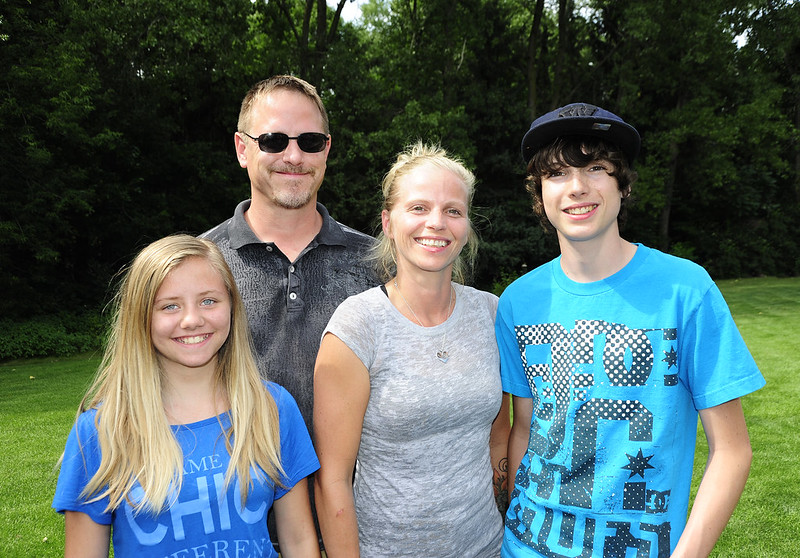
#> input picture docs/face/family2.jpg, 800 x 558 px
$ python face2.py
#> lines starting #> are read from the running program, lines starting #| are printed output that depends on the picture; after the words box and inside, x2 and y2 are one past the last pixel; in counts of white or black regions, pixels touching at a corner belong together
import cv2 as cv

print(cv.__version__)
RED = (0, 0, 255)
scaleFactor = 1.1
minNeighbors = 5
minSize = (30, 30)

def detect():
    rects = face_detector.detectMultiScale(gray,
        scaleFactor=scaleFactor,
        minNeighbors=minNeighbors,
        minSize=minSize,
        flags=cv.CASCADE_SCALE_IMAGE)

    print(f'found {len(rects)} face(s)')

    img = img0.copy()
    for rect in rects:
        cv.rectangle(img, rect, RED, 2)
    cv.imshow('window', img)

def trackbar(x):
    global minSize, minNeighbors, scaleFactor
    i = cv.getTrackbarPos('size','window')
    d = (24, 30, 60, 120)[i]
    minSize = (d, d)

    n = cv.getTrackbarPos('neighbors','window') + 1
    minNeighbors = n

    i = cv.getTrackbarPos('scale','window')
    s = (1.05, 1.1, 1.4, 2)[i]
    scaleFactor

    text = f'minNeighbors={n}, minSize={d}, scaleFactor={s}'
    cv.displayOverlay('window', text)
    detect()

img0 = cv.imread('family2.jpg')
#> img0 is the input picture: shape (558, 800, 3); mean B, G, R 97.9, 103.8, 87.5
img = img0.copy()
gray = cv.cvtColor(img, cv.COLOR_BGR2GRAY)
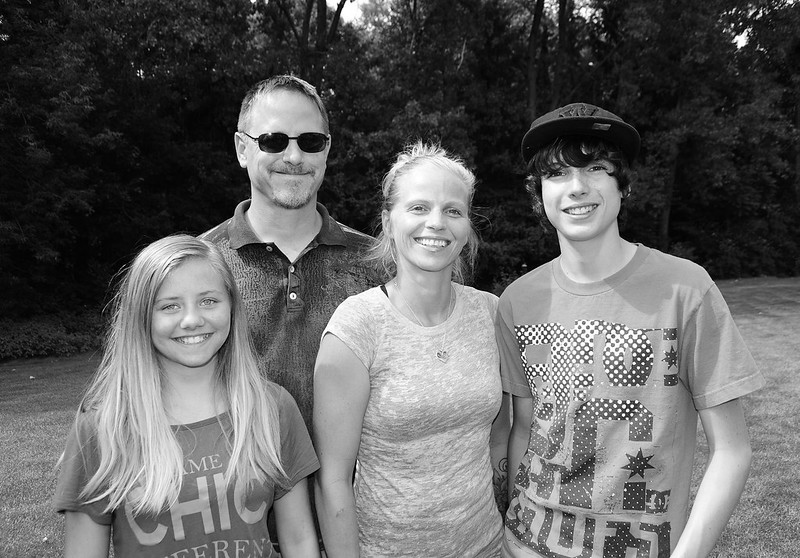
#> gray: shape (558, 800); min 0, max 255, mean 98.3

path = 'cascades/haarcascade_frontalface_default.xml'
face_detector = cv.CascadeClassifier(path)

detect()
#> in detect, `rects = face_detector.detectMultiScale(gray, scaleFactor=scaleFactor, ..`: rects = [[384, 173, 90, 90], [532, 140, 90, 90], [144, 268, 94, 94], [240, 100, 107, 107], [78, 259, 248, 248]]
#| found 5 face(s)
#> the loop in detect, `for rect in rects:` made 5 passes
#> after the loop in detect, `for rect in rects:`:
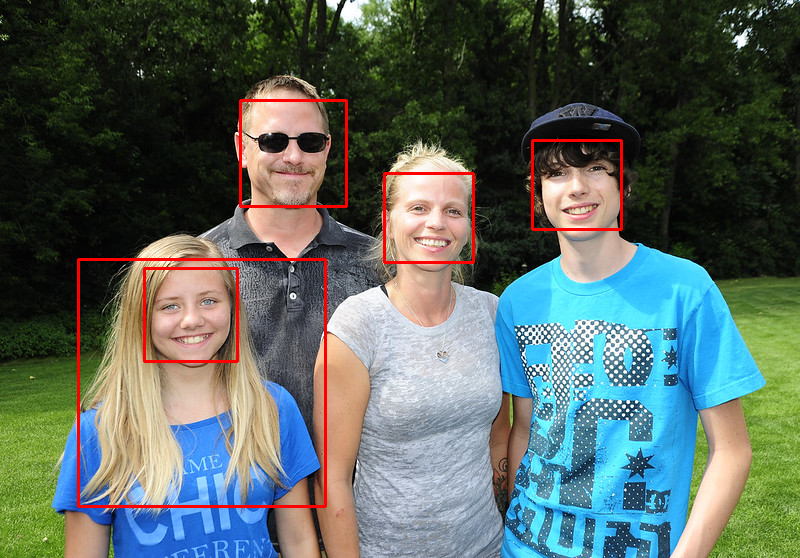
#> img: shape (558, 800, 3); 1.67% of pixels changed, all inside (x1, y1, x2, y2) = (77, 99, 623, 508)

cv.createTrackbar('neighbors', 'window', 0, 10, trackbar)
cv.createTrackbar('size', 'window', 0, 3, trackbar)
cv.createTrackbar('scale', 'window', 0, 3, trackbar)
cv.waitKey(0)

$ run again, with docs/face/faces.jpg copied over docs/face/family2.jpg
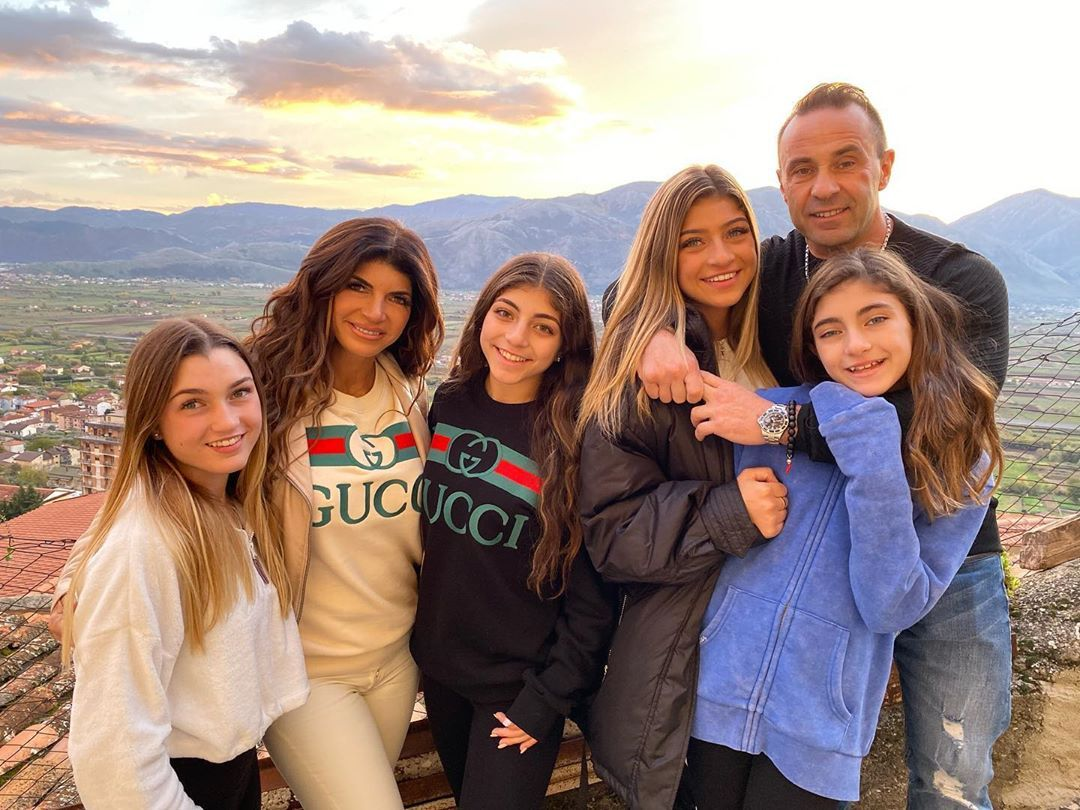
#> input picture docs/face/faces.jpg, 1080 x 810 px
#> img0 is the input picture: shape (810, 1080, 3); mean B, G, R 131.2, 139.1, 159.7
#> `gray = cv.cvtColor(img, cv.COLOR_BGR2GRAY)`:
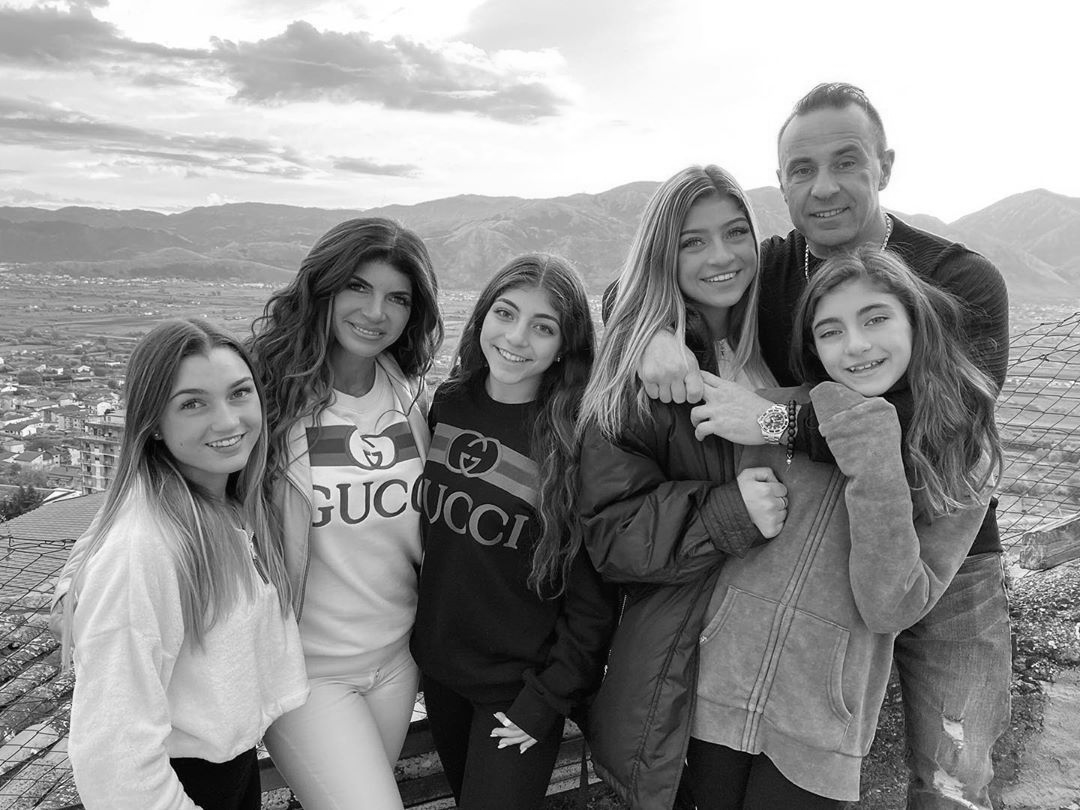
#> gray: shape (810, 1080); min 0, max 255, mean 144.4
#> rects = [[666, 199, 104, 104], [332, 260, 91, 91], [473, 282, 99, 99], [767, 122, 117, 117], [799, 279, 117, 117], [156, 351, 124, 124], [271, 372, 187, 187]]
#| found 7 face(s)
#> the loop in detect, `for rect in rects:` made 7 passes
#> after the loop in detect, `for rect in rects:`:
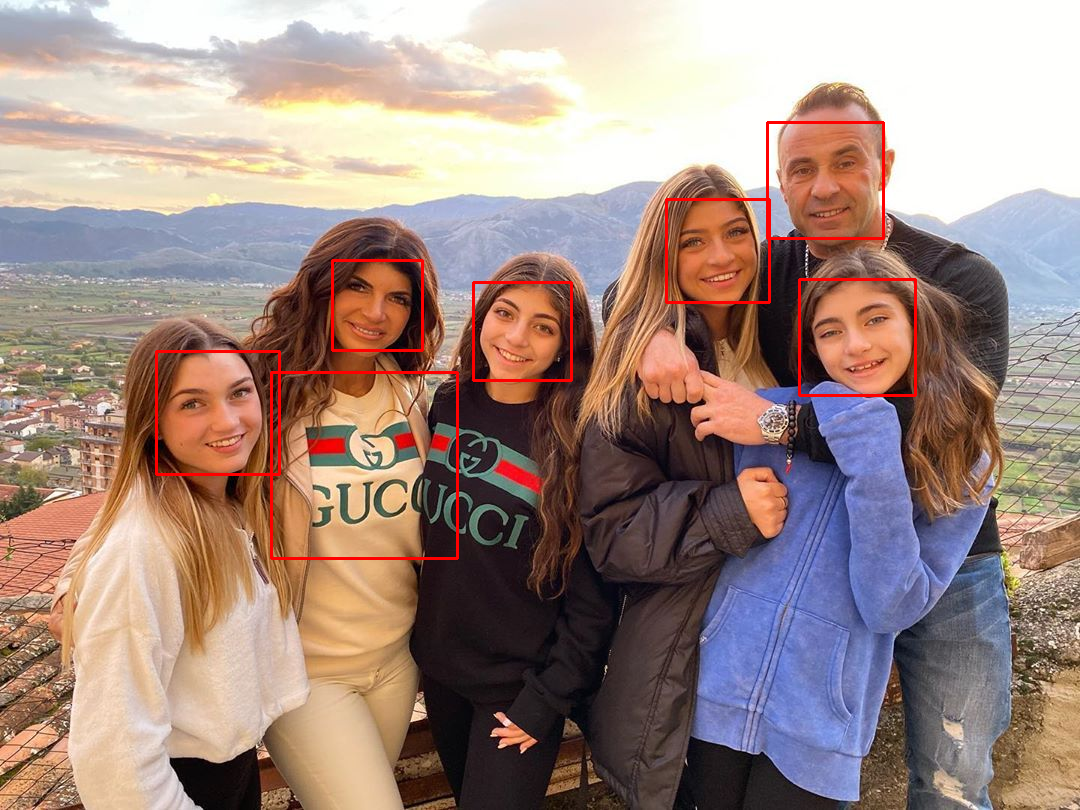
#> img: shape (810, 1080, 3); 1.13% of pixels changed, all inside (x1, y1, x2, y2) = (155, 121, 917, 560)

$ run again, with docs/face/family.jpg copied over docs/face/family2.jpg
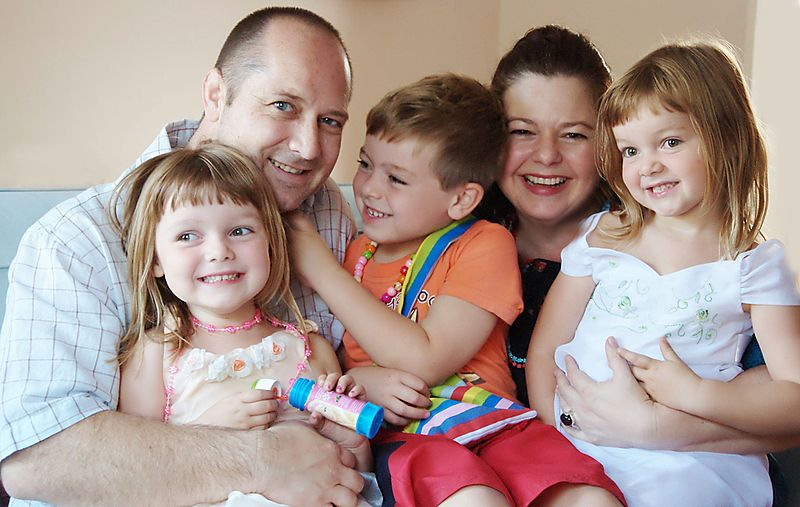
#> input picture docs/face/family.jpg, 800 x 507 px
#> img0 is the input picture: shape (507, 800, 3); mean B, G, R 144.1, 150.8, 171.3
#> `gray = cv.cvtColor(img, cv.COLOR_BGR2GRAY)`:
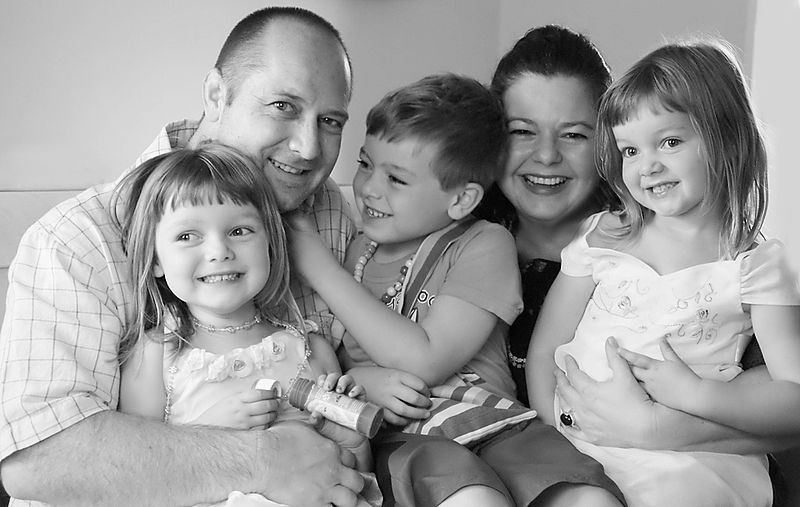
#> gray: shape (507, 800); min 0, max 255, mean 156.2
#> rects = [[601, 106, 105, 105], [489, 88, 118, 118], [151, 184, 126, 126]]
#| found 3 face(s)
#> the loop in detect, `for rect in rects:` made 3 passes
#> after the loop in detect, `for rect in rects:`:
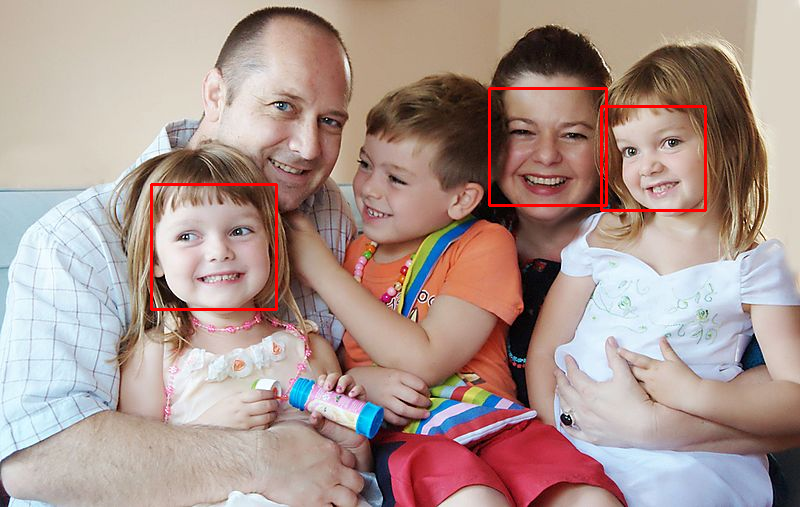
#> img: shape (507, 800, 3); 1.02% of pixels changed, all inside (x1, y1, x2, y2) = (150, 87, 707, 311)
